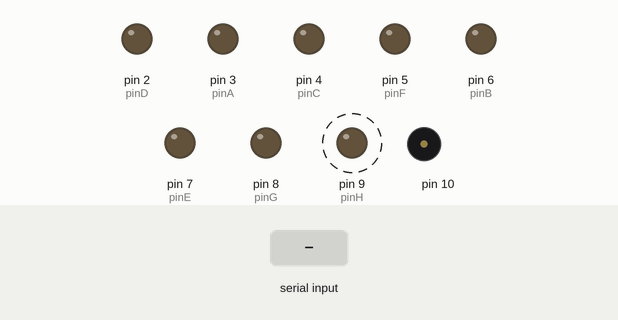
Simulated run of this sketch. Board: Arduino Uno, built with avr-gcc and run on an emulated ATmega328P. Shown: output pins drawn as LEDs (lit = HIGH), buzzer (waves = sounding). Dashed ring = blinking. The test bench sets the inputs (shaded band). Random numbers use the default seed unless the sketch sets one.

Above: at 0.3 s.
1.3 s: byte 1 (1) received over Serial
At 2.37 s:
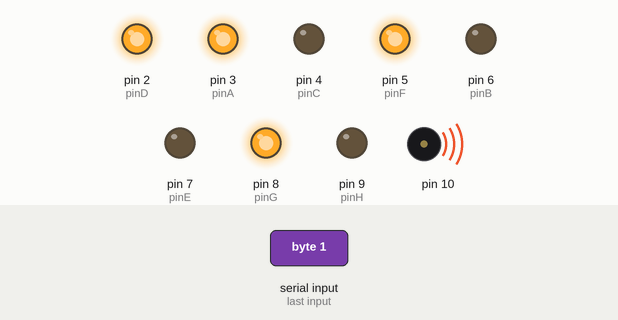
4.3 s: byte 0 (0) received over Serial
At 5.7 s:
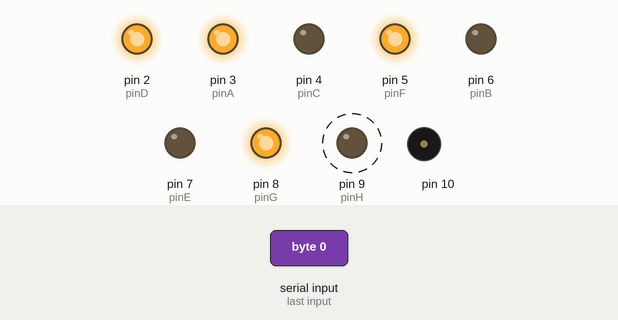
7.3 s: byte 1 (1) received over Serial
At 8.22 s:
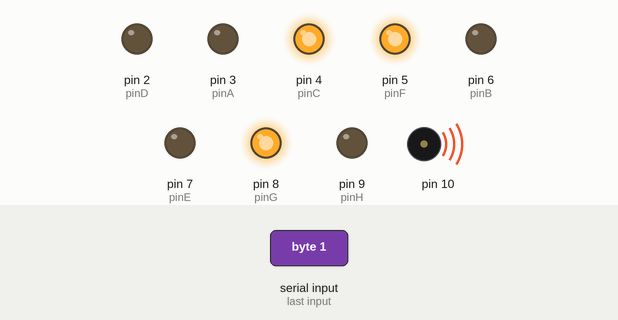
10.3 s: byte 0 (0) received over Serial
At 11.5 s:
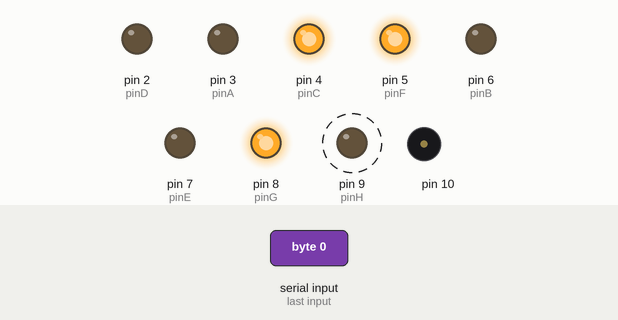
Timing chart, 0 to 14.3 s (numbered marks = the images above; inputs shaded):
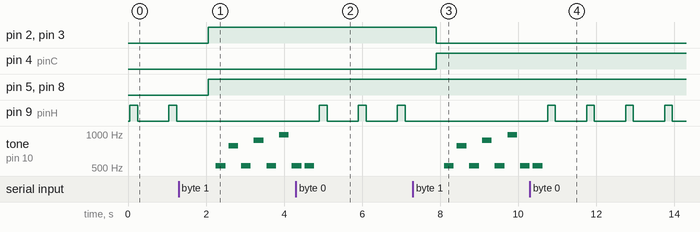

Measured:
- after the input at 1.3 s, pin 2 (pinD), pin 3 (pinA), pin 5 (pinF), pin 8 (pinG): LOW → HIGH after 0.75 s; tone on pin 10: plays 523 Hz for 0.25 s, 784 Hz for 0.25 s, 523 Hz for 0.25 s, 880 Hz for 0.25 s, 523 Hz for 0.25 s, 988 Hz for 0.25 s … (7 notes in this stretch), starting after 0.95 s
- after the input at 4.3 s, pin 9 (pinH): alternates HIGH for 0.20 s and LOW for 0.80 s, starting after 0.60 s
- after the input at 7.3 s, pin 2 (pinD), pin 3 (pinA): HIGH → LOW after 0.60 s; pin 4 (pinC): LOW → HIGH after 0.60 s; tone on pin 10: plays 523 Hz for 0.25 s, 784 Hz for 0.25 s, 523 Hz for 0.25 s, 880 Hz for 0.25 s, 523 Hz for 0.25 s, 988 Hz for 0.25 s … (7 notes in this stretch), starting after 0.80 s
- after the input at 10.3 s, pin 9 (pinH): alternates HIGH for 0.20 s and LOW for 0.80 s, starting after 0.45 s
- by itself, pin 9 (pinH): alternates HIGH for 0.20 s and LOW for 0.80 s

The sketch:

FinalProject_TheFinalProcduino_arduino.ino
```cpp
/*
 * The Final Procduino
 *  pitches.h library borrowed from Giuseppe Martini
 *  https://github.com/gmarty2000-ARDUINO/arduino-BUZZER
 */

#include "pitches.h"

int Y = 80;
int N = 0;

int value;

int pinA = 3; // L1
int pinB = 6; // L2
int pinC = 4; // M1
int pinD = 2; // M2
int pinE = 7; // M3
int pinF = 5; // R1
int pinG = 8; // R2
int pinH = 9; //
int play = 0;

int melody[] = {
  NOTE_C5, NOTE_G5, NOTE_C5, NOTE_A5, NOTE_C5, NOTE_B5, NOTE_C5, NOTE_C5
};

//modified example of melody from library
int noteDurations[] = {
  4, 4, 4, 4, 4, 4, 4, 4
};


void setup() {


  // put your setup code here, to run once:
      Serial.begin(9600);
      pinMode(pinA, OUTPUT);
      pinMode(pinB, OUTPUT);
      pinMode(pinC, OUTPUT);
      pinMode(pinD, OUTPUT);
      pinMode(pinE, OUTPUT);
      pinMode(pinF, OUTPUT);
      pinMode(pinG, OUTPUT);
      pinMode(pinH, OUTPUT);
}

void loop() {
  // put your main code here, to run repeatedly:

if(Serial.available()){
  value = Serial.read();
  }
delay(50);
check();


}


void check(){
  if(value == 1){
    int rando = random(0,9);
    led(rando);
    delay(200);
    analogWrite(9,N);
    if (play == 0){
      for (int thisNote = 0; thisNote < 8; thisNote++){
        int noteDuration = 1000 / noteDurations[thisNote];
          tone(10, melody[thisNote], noteDuration);
          int pauseBetweenNotes = noteDuration * 1.30;
          delay(pauseBetweenNotes);
          noTone(10);
          }
    }

}
    if (value == 0){
      digitalWrite(9,Y);
      delay(200);
      digitalWrite(9,N);
      delay(750);
      play = 0;
      }
 }


void song(){
  for (int thisNote = 0; thisNote < 8; thisNote++){
      int noteDuration = 1000 / noteDurations[thisNote];
        tone(10, melody[thisNote], noteDuration);
        int pauseBetweenNotes = noteDuration * 1.30;
        delay(pauseBetweenNotes);
        noTone(10);
        }
  }


void led(int num){
  if (num == 1){
    digitalWrite(pinA, N);
    digitalWrite(pinB, N);
    digitalWrite(pinC, N);
    digitalWrite(pinD, N);
    digitalWrite(pinE, N);
    digitalWrite(pinF, Y);
    digitalWrite(pinG, Y);
  }

  if (num == 2){
    digitalWrite(pinA, N);
    digitalWrite(pinB, Y);
    digitalWrite(pinC, Y);
    digitalWrite(pinD, Y);
    digitalWrite(pinE, Y);
    digitalWrite(pinF, Y);
    digitalWrite(pinG, N);
   }

  if (num == 3){
    digitalWrite(pinA, N);
    digitalWrite(pinB, N);
    digitalWrite(pinC, Y);
    digitalWrite(pinD, Y);
    digitalWrite(pinE, Y);
    digitalWrite(pinF, Y);
    digitalWrite(pinG, Y);
   }
  if (num == 4){
    digitalWrite(pinA, Y);
    digitalWrite(pinB, N);
    digitalWrite(pinC, N);
    digitalWrite(pinD, Y);
    digitalWrite(pinE, N);
    digitalWrite(pinF, Y);
    digitalWrite(pinG, Y);
   }
   if (num == 5){
    digitalWrite(pinA, Y);
    digitalWrite(pinB, N);
    digitalWrite(pinC, Y);
    digitalWrite(pinD, Y);
    digitalWrite(pinE, Y);
    digitalWrite(pinF, N);
    digitalWrite(pinG, Y);
   }
  if (num == 6){
    digitalWrite(pinA, Y);
    digitalWrite(pinB, Y);
    digitalWrite(pinC, Y);
    digitalWrite(pinD, Y);
    digitalWrite(pinE, Y);
    digitalWrite(pinF, N);
    digitalWrite(pinG, Y);
   }
  if (num == 7){
    digitalWrite(pinA, N);
    digitalWrite(pinB, N);
    digitalWrite(pinC, Y);
    digitalWrite(pinD, N);
    digitalWrite(pinE, N);
    digitalWrite(pinF, Y);
    digitalWrite(pinG, Y);
   }
  if (num == 8){
    digitalWrite(pinA, Y);
    digitalWrite(pinB, Y);
    digitalWrite(pinC, Y);
    digitalWrite(pinD, Y);
    digitalWrite(pinE, Y);
    digitalWrite(pinF, Y);
    digitalWrite(pinG, Y);
   }
  if (num == 9){
    digitalWrite(pinA, Y);
    digitalWrite(pinB, N);
    digitalWrite(pinC, Y);
    digitalWrite(pinD, Y);
    digitalWrite(pinE, Y);
    digitalWrite(pinF, Y);
    digitalWrite(pinG, Y);
   }
  if (num == 0){
    digitalWrite(pinA, Y);
    digitalWrite(pinB, Y);
    digitalWrite(pinC, Y);
    digitalWrite(pinD, N);
    digitalWrite(pinE, Y);
    digitalWrite(pinF, Y);
    digitalWrite(pinG, Y);
   }
}
```

pitches.h
```cpp
/*************************************************

 * Public Constants

 *************************************************/

#define NOTE_B0  31
#define NOTE_C1  33
#define NOTE_CS1 35
#define NOTE_D1  37
#define NOTE_DS1 39
#define NOTE_E1  41
#define NOTE_F1  44
#define NOTE_FS1 46
#define NOTE_G1  49
#define NOTE_GS1 52
#define NOTE_A1  55
#define NOTE_AS1 58
#define NOTE_B1  62
#define NOTE_C2  65
#define NOTE_CS2 69
#define NOTE_D2  73
#define NOTE_DS2 78
#define NOTE_E2  82
#define NOTE_F2  87
#define NOTE_FS2 93
#define NOTE_G2  98
#define NOTE_GS2 104
#define NOTE_A2  110
#define NOTE_AS2 117
#define NOTE_B2  123
#define NOTE_C3  131
#define NOTE_CS3 139
#define NOTE_D3  147
#define NOTE_DS3 156
#define NOTE_E3  165
#define NOTE_F3  175
#define NOTE_FS3 185
#define NOTE_G3  196
#define NOTE_GS3 208
#define NOTE_A3  220
#define NOTE_AS3 233
#define NOTE_B3  247
#define NOTE_C4  262
#define NOTE_CS4 277
#define NOTE_D4  294
#define NOTE_DS4 311
#define NOTE_E4  330
#define NOTE_F4  349
#define NOTE_FS4 370
#define NOTE_G4  392
#define NOTE_GS4 415
#define NOTE_A4  440
#define NOTE_AS4 466
#define NOTE_B4  494
#define NOTE_C5  523
#define NOTE_CS5 554
#define NOTE_D5  587
#define NOTE_DS5 622
#define NOTE_E5  659
#define NOTE_F5  698
#define NOTE_FS5 740
#define NOTE_G5  784
#define NOTE_GS5 831
#define NOTE_A5  880
#define NOTE_AS5 932
#define NOTE_B5  988
#define NOTE_C6  1047
#define NOTE_CS6 1109
#define NOTE_D6  1175
#define NOTE_DS6 1245
#define NOTE_E6  1319
#define NOTE_F6  1397
#define NOTE_FS6 1480
#define NOTE_G6  1568
#define NOTE_GS6 1661
#define NOTE_A6  1760
#define NOTE_AS6 1865
#define NOTE_B6  1976
#define NOTE_C7  2093
#define NOTE_CS7 2217
#define NOTE_D7  2349
#define NOTE_DS7 2489
#define NOTE_E7  2637
#define NOTE_F7  2794
#define NOTE_FS7 2960
#define NOTE_G7  3136
#define NOTE_GS7 3322
#define NOTE_A7  3520
#define NOTE_AS7 3729
#define NOTE_B7  3951
#define NOTE_C8  4186
#define NOTE_CS8 4435
#define NOTE_D8  4699
#define NOTE_DS8 4978
```
